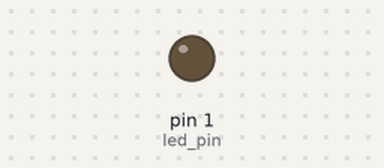
Bench run of a sketch on a simulated Arduino Uno, built with avr-gcc and run on an emulated ATmega328P. Shown: output pins drawn as LEDs (lit = HIGH). Random numbers use the default seed unless the sketch sets one.

Above: at 0.1 s.
At 1.8 s:
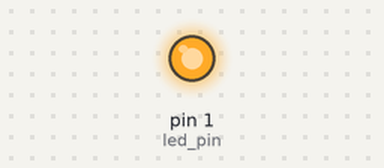
Timing chart, 0 to 40.0 s (numbered marks = the images above):
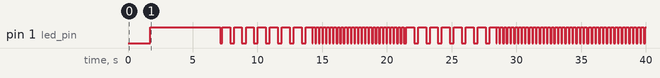

Measured:
- by itself, pin 1 (led_pin): LOW → HIGH at 1.7 s, → LOW 5.4 s later, → HIGH 0.16 s later, → LOW 0.61 s later, … (167 changes in this stretch)

The sketch:

Fading_parallel.ino
```cpp
int led_pin = 1;

void setup() {
  pinMode(led_pin, OUTPUT);
  randomSeed(analogRead(0));
}

void loop() {
  double freq = random(1, 50) / 10.0f;

  for(double time=0; time<7; time+=0.01){
    double val_sin = sin(2 * PI * (freq / 2.0f) * time);
    double val_abs = abs(val_sin);
    int val_pin = int(val_abs * 255);

    analogWrite(led_pin, val_pin);
    delay(10);
  }
}
```
